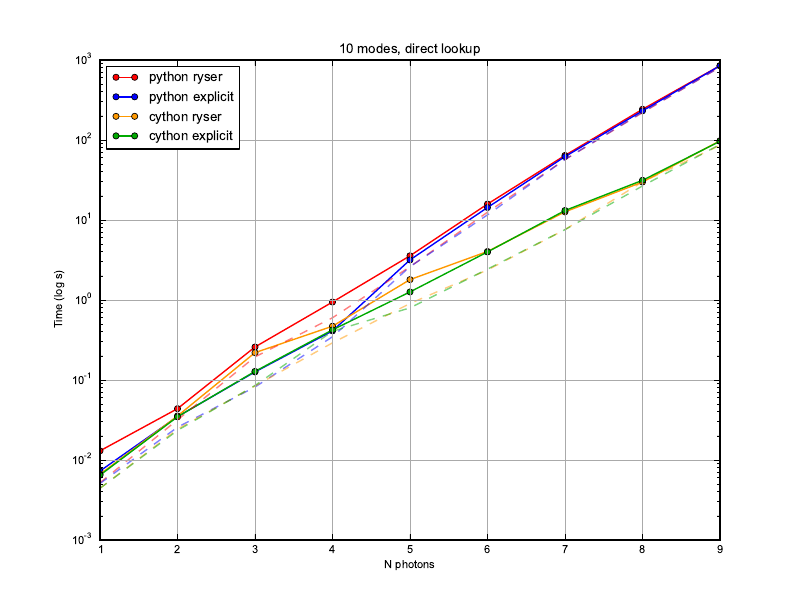

The script that saved this image:
from qy.simulation import linear_optics as lo
from qy import util
import itertools as it
from time import clock


def test(nphotons, nmodes, accelerate, explicit, mode='quantum'):
    '''test the simulator'''
    # build a basis, device and simulator
    basis=lo.basis(nphotons, nmodes)
    device=lo.random_unitary(basis.nmodes)
    simulator=lo.simulator(basis, device)
    simulator.configure_perm(accelerate, explicit)
    mode='quantum' if not mode else 'classical'
    simulator.set_mode(mode)

    # put photons in the top modes
    state=basis.get_state(['m'] + range(basis.nphotons))
    #print str(state).strip()
    simulator.set_input_state(state)

    # how long does it take to work over the full hilbert space
    t=clock()
    for i in range(basis.hilbert_space_dimension):
        simulator.get_probability(i)
        util.progress_bar(i/float(basis.hilbert_space_dimension-1))
    hilbert_space_time=clock()-t
    return hilbert_space_time

from matplotlib import pyplot as plt

maxp=10
photonrange = range(1,maxp)
times_cython_ryser=[[], []]
times_python_ryser=[[], []]
times_cython_explicit=[[], []]
times_python_explicit=[[], []]

for mode in 0,1:
    for nphotons in photonrange:
        print '%d photons' % nphotons
        times_python_ryser[mode].append( test(nphotons, 10, 0, 0, mode))
        times_python_explicit[mode].append( test(nphotons, 10, 0, 1, mode))
        times_cython_ryser[mode].append( test(nphotons, 10, 1, 0, mode))
        times_cython_explicit[mode].append( test(nphotons, 10, 1, 1, mode))

plt.plot(photonrange, times_python_ryser[0], '.-', label='python ryser', color='red', ms=9)
plt.plot(photonrange, times_python_explicit[0], '.-', label='python explicit', color='blue', ms=9)
plt.plot(photonrange, times_cython_ryser[0], '.-', label='cython ryser', color='#ff9900', ms=9)
plt.plot(photonrange, times_cython_explicit[0], '.-', label='cython explicit', color='#00aa00', ms=9)

plt.plot(photonrange, times_python_ryser[1], '--', color='red', ms=9, alpha=.5)
plt.plot(photonrange, times_python_explicit[1], '--', color='blue', ms=9, alpha=.5)
plt.plot(photonrange, times_cython_ryser[1], '--', color='#ff9900', ms=9, alpha=.5)
plt.plot(photonrange, times_cython_explicit[1], '--',  color='#00aa00', ms=9, alpha=.5)

plt.gca().set_yscale('log')
plt.ylabel('Time (log s)')
plt.xlabel('N photons')
plt.xticks(photonrange)
plt.legend(loc=2)
plt.grid(ls='-', color='#aaaaaa')
plt.title('10 modes, direct lookup')

plt.savefig('benchmark.pdf')
